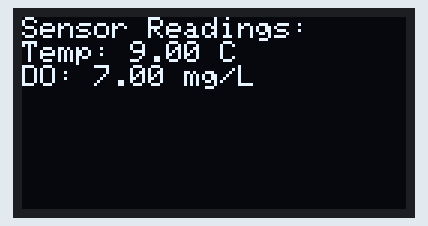
Simulated run of this program. Board: ESP32. Shown: 128×64 one-colour display. The display library's start-up logo is not drawn; random numbers use the default seed unless the program sets one.

Above: at 2.1 s.
At 7.1 s:
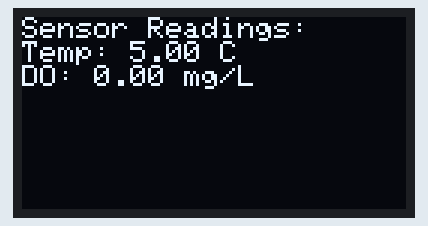
At 11.1 s:
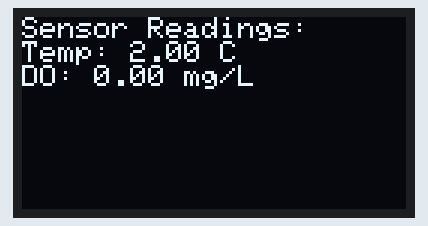
At 21.1 s:
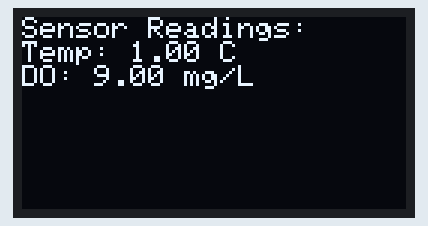
At 29.1 s:
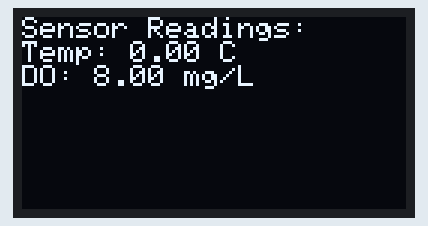
At 38.1 s:
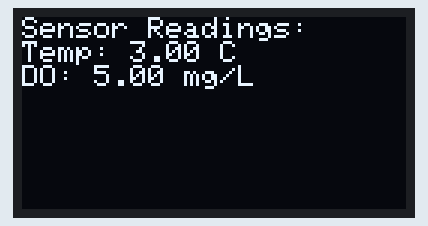

The program:

main.cpp
```cpp
#include "main.h"

unsigned long previousMillis = 0;
const long interval = 1000;  // Interval to read sensor data in milliseconds

void setup() {
  Serial.begin(9600);
  initializeSystem();
}


void loop() {
  unsigned long currentMillis = millis();

  if (currentMillis - previousMillis >= interval) {
    previousMillis = currentMillis;

    // SensorData data = readSensorData();
    // DateTime now = getCurrentDateTime();

    // saveDataToSDCard(data, now);
    // sendDataToThingSpeak(data);
    float dissolvedOxygen = random(0, 10);
    float temperature = random(0, 10);
    displaySensorData(temperature, dissolvedOxygen);
  }
}

void initializeSystem() {
  initializeOLED();
}
```

OLEDModule.h
```cpp
#ifndef OLED_MODULE_H
#define OLED_MODULE_H

void initializeOLED();
void displaySensorData(float temperature, float dissolvedOxygen);

#endif
```

main.h
```cpp
#ifndef MAIN_H
#define MAIN_H


#include "OLEDModule.h"
#include <Arduino.h>

// Khai báo các biến toàn cục hoặc hàm khởi tạo nếu cần
void initializeSystem();

#endif
```

OLEDModule.cpp
```cpp
#include "OLEDModule.h"
#include <Adafruit_GFX.h>
#include <Adafruit_SSD1306.h>

#define SCREEN_WIDTH 128  // OLED display width, in pixels
#define SCREEN_HEIGHT 64  // OLED display height, in pixels
#define OLED_RESET     -1 // Reset pin # (or -1 if sharing Arduino reset pin)

Adafruit_SSD1306 display(SCREEN_WIDTH, SCREEN_HEIGHT, &Wire, OLED_RESET);

void initializeOLED() {
  if(!display.begin(SSD1306_SWITCHCAPVCC, 0x3C)) {  // Initialize with the I2C addr 0x3C
    Serial.println(F("SSD1306 allocation failed"));
    for(;;);  // Don't proceed, loop forever
  }
  display.display();
  delay(2000);  // Pause for 2 seconds

  // Clear the buffer
  display.clearDisplay();
  display.setTextSize(1);      // Normal 1:1 pixel scale
  display.setTextColor(SSD1306_WHITE); // Draw white text
  display.setCursor(0,0);     // Start at top-left corner
}

void displaySensorData(float temperature, float dissolvedOxygen) {
  display.clearDisplay();
  display.setCursor(0,0);
  display.println(F("Sensor Readings:"));
  display.print(F("Temp: "));
  display.print(temperature);
  display.println(F(" C"));
  display.print(F("DO: "));
  display.print(dissolvedOxygen);
  display.println(F(" mg/L"));
  display.display();  // Actually display all of the above
}
```

Measured:
- what the display in image 0 shows lasts 1.0 s, from 2.1 s to 3.1 s
